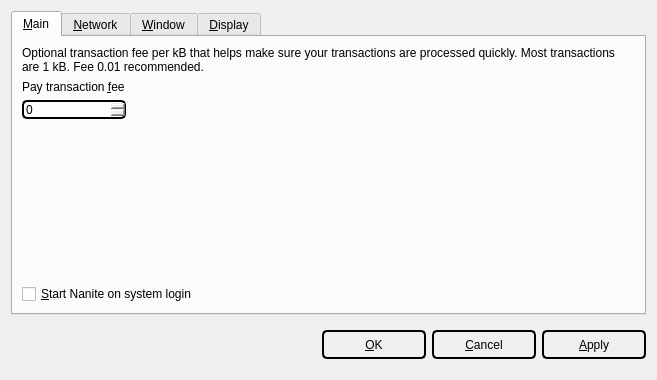
<?xml version="1.0" encoding="UTF-8"?>
<ui version="4.0">
 <class>OptionsDialog</class>
 <widget class="QDialog" name="OptionsDialog">
  <property name="geometry">
   <rect>
    <x>0</x>
    <y>0</y>
    <width>657</width>
    <height>380</height>
   </rect>
  </property>
  <property name="windowTitle">
   <string>Options</string>
  </property>
  <property name="modal">
   <bool>true</bool>
  </property>
  <layout class="QVBoxLayout" name="verticalLayout">
   <item>
    <widget class="QTabWidget" name="tabWidget">
     <property name="tabPosition">
      <enum>QTabWidget::North</enum>
     </property>
     <property name="currentIndex">
      <number>0</number>
     </property>
     <widget class="QWidget" name="tabMain">
      <attribute name="title">
       <string>&amp;Main</string>
      </attribute>
      <layout class="QVBoxLayout" name="verticalLayout_Main">
       <item>
        <widget class="QLabel" name="transactionFeeInfoLabel">
         <property name="text">
          <string>Optional transaction fee per kB that helps make sure your transactions are processed quickly. Most transactions are 1 kB. Fee 0.01 recommended.</string>
         </property>
         <property name="textFormat">
          <enum>Qt::PlainText</enum>
         </property>
         <property name="wordWrap">
          <bool>true</bool>
         </property>
        </widget>
       </item>
       <item>
        <widget class="QLabel" name="transactionFeeLabel">
         <property name="text">
          <string>Pay transaction &amp;fee</string>
         </property>
         <property name="textFormat">
          <enum>Qt::PlainText</enum>
         </property>
         <property name="buddy">
          <cstring>transactionFee</cstring>
         </property>
        </widget>
       </item>
       <item>
        <layout class="QHBoxLayout" name="horizontalLayout_Main">
         <item>
          <widget class="BitcoinAmountField" name="transactionFee">
           <property name="maximumSize">
            <size>
             <width>104</width>
             <height>19</height>
            </size>
           </property>
           <property name="styleSheet">
            <string notr="true">border-top-left-radius: 5px;
border-top-right-radius: 5px;
border-bottom-left-radius: 5px;
border-bottom-right-radius: 5px;
border: 2px solid #000000;
min-height: 15px;
max-height: 15px;
min-width: 100px;
max-width: 100px;</string>
           </property>
          </widget>
         </item>
         <item>
          <spacer name="horizontalSpacer_Main">
           <property name="orientation">
            <enum>Qt::Horizontal</enum>
           </property>
           <property name="sizeHint" stdset="0">
            <size>
             <width>40</width>
             <height>20</height>
            </size>
           </property>
          </spacer>
         </item>
        </layout>
       </item>
       <item>
        <spacer name="verticalSpacer_Main">
         <property name="orientation">
          <enum>Qt::Vertical</enum>
         </property>
         <property name="sizeHint" stdset="0">
          <size>
           <width>20</width>
           <height>40</height>
          </size>
         </property>
        </spacer>
       </item>
       <item>
        <widget class="QCheckBox" name="bitcoinAtStartup">
         <property name="toolTip">
          <string>Automatically start Nanite after logging in to the system.</string>
         </property>
         <property name="text">
          <string>&amp;Start Nanite on system login</string>
         </property>
        </widget>
       </item>
      </layout>
     </widget>
     <widget class="QWidget" name="tabNetwork">
      <attribute name="title">
       <string>&amp;Network</string>
      </attribute>
      <layout class="QVBoxLayout" name="verticalLayout_Network">
       <item>
        <widget class="QCheckBox" name="mapPortUpnp">
         <property name="toolTip">
          <string>Automatically open the Nanite client port on the router. This only works when your router supports UPnP and it is enabled.</string>
         </property>
         <property name="text">
          <string>Map port using &amp;UPnP</string>
         </property>
        </widget>
       </item>
       <item>
        <widget class="QCheckBox" name="connectSocks">
         <property name="toolTip">
          <string>Connect to the Nanite network through a SOCKS proxy (e.g. when connecting through Tor).</string>
         </property>
         <property name="text">
          <string>&amp;Connect through SOCKS proxy:</string>
         </property>
        </widget>
       </item>
       <item>
        <layout class="QHBoxLayout" name="horizontalLayout_Network">
         <item>
          <widget class="QLabel" name="proxyIpLabel">
           <property name="text">
            <string>Proxy &amp;IP:</string>
           </property>
           <property name="textFormat">
            <enum>Qt::PlainText</enum>
           </property>
           <property name="buddy">
            <cstring>proxyIp</cstring>
           </property>
          </widget>
         </item>
         <item>
          <widget class="QValidatedLineEdit" name="proxyIp">
           <property name="maximumSize">
            <size>
             <width>154</width>
             <height>29</height>
            </size>
           </property>
           <property name="toolTip">
            <string>IP address of the proxy (e.g. 127.0.0.1)</string>
           </property>
           <property name="styleSheet">
            <string notr="true">
border-top-left-radius: 5px;
border-top-right-radius: 5px;
border-bottom-left-radius: 5px;
border-bottom-right-radius: 5px;
border: 2px solid #000000;
min-height: 25px;
max-height: 25px;
min-width: 150px;
max-width: 150px;</string>
           </property>
          </widget>
         </item>
         <item>
          <widget class="QLabel" name="proxyPortLabel">
           <property name="text">
            <string>&amp;Port:</string>
           </property>
           <property name="textFormat">
            <enum>Qt::PlainText</enum>
           </property>
           <property name="buddy">
            <cstring>proxyPort</cstring>
           </property>
          </widget>
         </item>
         <item>
          <widget class="QLineEdit" name="proxyPort">
           <property name="maximumSize">
            <size>
             <width>84</width>
             <height>29</height>
            </size>
           </property>
           <property name="toolTip">
            <string>Port of the proxy (e.g. 9050)</string>
           </property>
           <property name="styleSheet">
            <string notr="true">border-top-left-radius: 5px;
border-top-right-radius: 5px;
border-bottom-left-radius: 5px;
border-bottom-right-radius: 5px;
border: 2px solid #000000;
min-height: 25px;
max-height: 25px;
min-width: 80px;
max-width: 80px;</string>
           </property>
          </widget>
         </item>
         <item>
          <widget class="QLabel" name="socksVersionLabel">
           <property name="text">
            <string>SOCKS &amp;Version:</string>
           </property>
           <property name="textFormat">
            <enum>Qt::PlainText</enum>
           </property>
           <property name="buddy">
            <cstring>socksVersion</cstring>
           </property>
          </widget>
         </item>
         <item>
          <widget class="QValueComboBox" name="socksVersion">
           <property name="toolTip">
            <string>SOCKS version of the proxy (e.g. 5)</string>
           </property>
           <property name="styleSheet">
            <string notr="true">border-top-left-radius: 5px;
border-top-right-radius: 5px;
border-bottom-left-radius: 5px;
border-bottom-right-radius: 5px;
border: 2px solid #000000;
min-height: 25px;
max-height: 25px;
min-width: 80px;
max-width: 80px;</string>
           </property>
          </widget>
         </item>
         <item>
          <spacer name="horizontalSpacer_Network">
           <property name="orientation">
            <enum>Qt::Horizontal</enum>
           </property>
           <property name="sizeHint" stdset="0">
            <size>
             <width>40</width>
             <height>20</height>
            </size>
           </property>
          </spacer>
         </item>
        </layout>
       </item>
       <item>
        <spacer name="verticalSpacer_Network">
         <property name="orientation">
          <enum>Qt::Vertical</enum>
         </property>
         <property name="sizeHint" stdset="0">
          <size>
           <width>20</width>
           <height>40</height>
          </size>
         </property>
        </spacer>
       </item>
      </layout>
     </widget>
     <widget class="QWidget" name="tabWindow">
      <attribute name="title">
       <string>&amp;Window</string>
      </attribute>
      <layout class="QVBoxLayout" name="verticalLayout_Window">
       <item>
        <widget class="QCheckBox" name="minimizeToTray">
         <property name="toolTip">
          <string>Show only a tray icon after minimizing the window.</string>
         </property>
         <property name="text">
          <string>&amp;Minimize to the tray instead of the taskbar</string>
         </property>
        </widget>
       </item>
       <item>
        <widget class="QCheckBox" name="minimizeOnClose">
         <property name="toolTip">
          <string>Minimize instead of exit the application when the window is closed. When this option is enabled, the application will be closed only after selecting Quit in the menu.</string>
         </property>
         <property name="text">
          <string>M&amp;inimize on close</string>
         </property>
        </widget>
       </item>
       <item>
        <spacer name="verticalSpacer_Window">
         <property name="orientation">
          <enum>Qt::Vertical</enum>
         </property>
         <property name="sizeHint" stdset="0">
          <size>
           <width>20</width>
           <height>40</height>
          </size>
         </property>
        </spacer>
       </item>
      </layout>
     </widget>
     <widget class="QWidget" name="tabDisplay">
      <attribute name="title">
       <string>&amp;Display</string>
      </attribute>
      <layout class="QVBoxLayout" name="verticalLayout_Display">
       <item>
        <layout class="QHBoxLayout" name="horizontalLayout_1_Display">
         <item>
          <widget class="QLabel" name="langLabel">
           <property name="text">
            <string>User Interface &amp;language:</string>
           </property>
           <property name="textFormat">
            <enum>Qt::PlainText</enum>
           </property>
           <property name="buddy">
            <cstring>lang</cstring>
           </property>
          </widget>
         </item>
         <item>
          <widget class="QValueComboBox" name="lang">
           <property name="toolTip">
            <string>The user interface language can be set here. This setting will take effect after restarting Nanite.</string>
           </property>
           <property name="styleSheet">
            <string notr="true">
border-top-left-radius: 5px;
border-top-right-radius: 5px;
border-bottom-left-radius: 5px;
border-bottom-right-radius: 5px;
border: 2px solid #000000;
min-height: 25px;
max-height: 25px;
min-width: 300px;
max-width: 300px;</string>
           </property>
          </widget>
         </item>
        </layout>
       </item>
       <item>
        <layout class="QHBoxLayout" name="horizontalLayout_2_Display">
         <item>
          <widget class="QLabel" name="unitLabel">
           <property name="text">
            <string>&amp;Unit to show amounts in:</string>
           </property>
           <property name="textFormat">
            <enum>Qt::PlainText</enum>
           </property>
           <property name="buddy">
            <cstring>unit</cstring>
           </property>
          </widget>
         </item>
         <item>
          <widget class="QValueComboBox" name="unit">
           <property name="toolTip">
            <string>Choose the default subdivision unit to show in the interface and when sending coins.</string>
           </property>
           <property name="styleSheet">
            <string notr="true">
border-top-left-radius: 5px;
border-top-right-radius: 5px;
border-bottom-left-radius: 5px;
border-bottom-right-radius: 5px;
border: 2px solid #000000;
min-height: 25px;
max-height: 25px;
min-width: 100px;
max-width: 100px;</string>
           </property>
          </widget>
         </item>
        </layout>
       </item>
       <item>
        <widget class="QCheckBox" name="displayAddresses">
         <property name="toolTip">
          <string>Whether to show Nanite addresses in the transaction list or not.</string>
         </property>
         <property name="text">
          <string>&amp;Display addresses in transaction list</string>
         </property>
        </widget>
       </item>
       <item>
        <spacer name="verticalSpacer_Display">
         <property name="orientation">
          <enum>Qt::Vertical</enum>
         </property>
         <property name="sizeHint" stdset="0">
          <size>
           <width>20</width>
           <height>40</height>
          </size>
         </property>
        </spacer>
       </item>
      </layout>
     </widget>
    </widget>
   </item>
   <item>
    <layout class="QHBoxLayout" name="horizontalLayout_Buttons">
     <item>
      <spacer name="horizontalSpacer_1">
       <property name="orientation">
        <enum>Qt::Horizontal</enum>
       </property>
       <property name="sizeHint" stdset="0">
        <size>
         <width>40</width>
         <height>48</height>
        </size>
       </property>
      </spacer>
     </item>
     <item>
      <widget class="QLabel" name="statusLabel">
       <property name="font">
        <font>
         <weight>75</weight>
         <bold>true</bold>
        </font>
       </property>
       <property name="text">
        <string/>
       </property>
       <property name="textFormat">
        <enum>Qt::PlainText</enum>
       </property>
       <property name="wordWrap">
        <bool>true</bool>
       </property>
      </widget>
     </item>
     <item>
      <spacer name="horizontalSpacer_2">
       <property name="orientation">
        <enum>Qt::Horizontal</enum>
       </property>
       <property name="sizeHint" stdset="0">
        <size>
         <width>40</width>
         <height>48</height>
        </size>
       </property>
      </spacer>
     </item>
     <item>
      <widget class="QPushButton" name="okButton">
       <property name="styleSheet">
        <string notr="true">
border-top-left-radius: 5px;
border-top-right-radius: 5px;
border-bottom-left-radius: 5px;
border-bottom-right-radius: 5px;
border: 2px solid #000000;
min-height: 25px;
max-height: 25px;
min-width: 100px;
max-width: 100px;</string>
       </property>
       <property name="text">
        <string>&amp;OK</string>
       </property>
      </widget>
     </item>
     <item>
      <widget class="QPushButton" name="cancelButton">
       <property name="styleSheet">
        <string notr="true">
border-top-left-radius: 5px;
border-top-right-radius: 5px;
border-bottom-left-radius: 5px;
border-bottom-right-radius: 5px;
border: 2px solid #000000;
min-height: 25px;
max-height: 25px;
min-width: 100px;
max-width: 100px;</string>
       </property>
       <property name="text">
        <string>&amp;Cancel</string>
       </property>
       <property name="autoDefault">
        <bool>false</bool>
       </property>
      </widget>
     </item>
     <item>
      <widget class="QPushButton" name="applyButton">
       <property name="styleSheet">
        <string notr="true">
border-top-left-radius: 5px;
border-top-right-radius: 5px;
border-bottom-left-radius: 5px;
border-bottom-right-radius: 5px;
border: 2px solid #000000;
min-height: 25px;
max-height: 25px;
min-width: 100px;
max-width: 100px;</string>
       </property>
       <property name="text">
        <string>&amp;Apply</string>
       </property>
       <property name="autoDefault">
        <bool>false</bool>
       </property>
      </widget>
     </item>
    </layout>
   </item>
  </layout>
 </widget>
 <customwidgets>
  <customwidget>
   <class>QValidatedLineEdit</class>
   <extends>QLineEdit</extends>
   <header>qvalidatedlineedit.h</header>
  </customwidget>
  <customwidget>
   <class>BitcoinAmountField</class>
   <extends>QSpinBox</extends>
   <header>bitcoinamountfield.h</header>
   <container>1</container>
  </customwidget>
  <customwidget>
   <class>QValueComboBox</class>
   <extends>QComboBox</extends>
   <header>qvaluecombobox.h</header>
  </customwidget>
 </customwidgets>
 <resources/>
 <connections/>
</ui>
